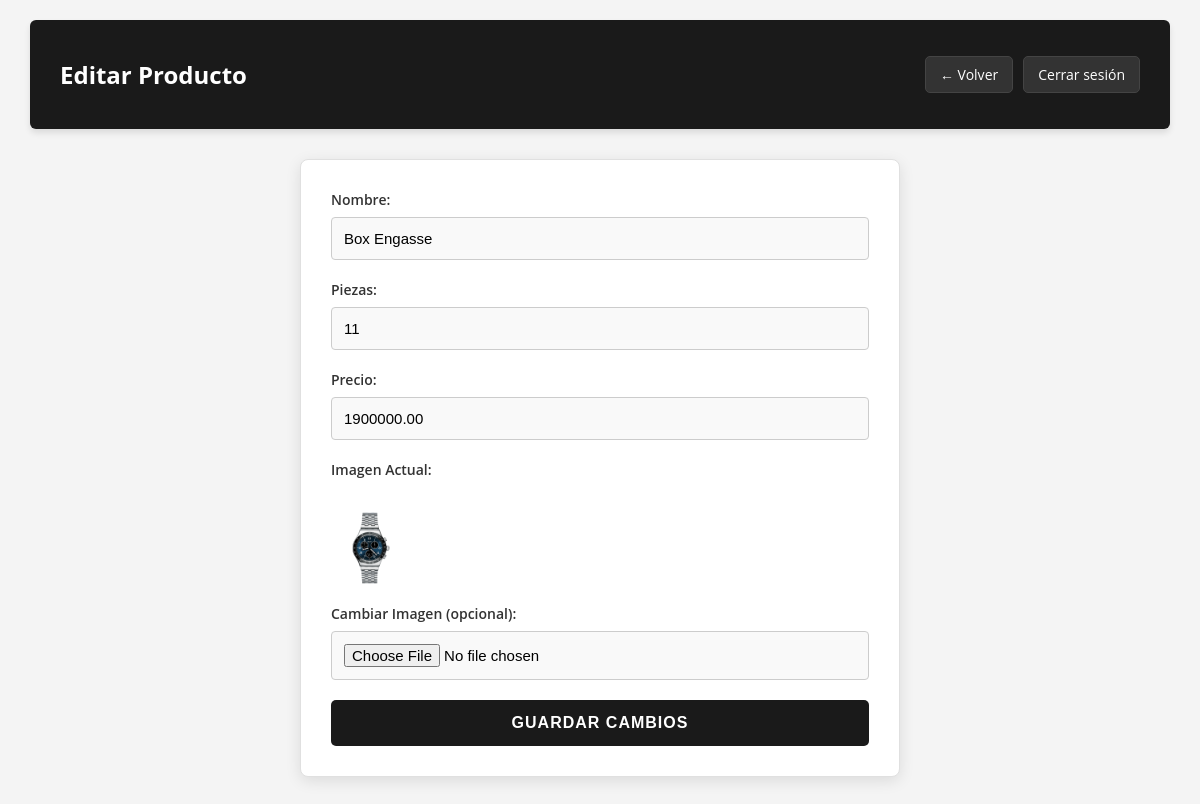
/LOGINREGISTER/editar_producto.php?id=1 (signed in), run on the app's committed database.
### tables this page shows
CREATE TABLE `productos` (
  `id` int(11) NOT NULL,
  `nombre` varchar(100) DEFAULT NULL,
  `piezas` int(11) DEFAULT NULL,
  `precio` decimal(10,2) DEFAULT NULL,
  `imagen` varchar(255) DEFAULT NULL
);

### LOGINREGISTER/editar_producto.php (the view, shortened to what this page needs)
<?php
include 'php/conexion_be.php';
$id = $_GET['id'] ?? null;
$query = "SELECT * FROM productos WHERE id = '$id'";
$resultado = mysqli_query($conexion, $query);
$producto = mysqli_fetch_assoc($resultado);
?>
<!DOCTYPE html>
<html lang="es">
<head>
    <link rel="stylesheet" href="assets/css/admin.css">
</head>
<body>
<div class="admin-topbar">
    <h2>Editar Producto</h2>
    <div class="topbar-botones">
        <a href="admin.php" class="btn-volver">← Volver</a>
        <a href="php/cerrar_sesion.php" class="btn-cerrar">Cerrar sesión</a>
    </div>
</div>
<div class="form-container">
    <form method="POST" action="php/actualizar_producto.php" enctype="multipart/form-data">
        <label>Nombre:</label>
        <input type="text" name="nombre" value="<?php echo $producto['nombre']; ?>" required>
        <label>Piezas:</label>
        <input type="number" name="piezas" value="<?php echo $producto['piezas']; ?>" required>
        <label>Precio:</label>
        <input type="text" name="precio" value="<?php echo $producto['precio']; ?>" required>
        <label>Imagen Actual:</label><br>
        <img src="assets/imagenes/<?php echo $producto['imagen']; ?>" width="80" style="margin-bottom: 10px; border-radius: 5px;">
        <label>Cambiar Imagen (opcional):</label>
        <input type="file" name="imagen">
        <button type="submit">Guardar Cambios</button>
    </form>
</div>
</body>
</html>

### LOGINREGISTER/assets/css/admin.css (style rules this page uses)
* { box-sizing: border-box; }
body { background-color: #f4f4f4; font-family: 'Open Sans', sans-serif; margin: 0; }
.admin-header-box, .admin-topbar { background: #1a1a1a; color: white; padding: 18px 30px; display: flex; justify-content: space-between; align-items: center; margin: 20px auto; width: 95%; border-radius: 6px; box-shadow: 0 4px 6px rgba(0,0,0,0.1); }
.topbar-botones { display: flex; gap: 10px; }
.btn-editar, .btn-eliminar, .btn-cerrar, .btn-volver, .btn-regresar-admin { padding: 8px 14px; text-decoration: none; border-radius: 5px; font-size: 14px; cursor: pointer; transition: 0.3s; display: inline-block; border: none; }
.btn-cerrar, .btn-volver, .btn-regresar-admin { background: #333333; color: white; border: 1px solid #444; }
.form-container { width: 95%; max-width: 600px; margin: 30px auto; background: #ffffff; padding: 30px; border-radius: 8px; box-shadow: 0 4px 15px rgba(0, 0, 0, 0.1); border: 1px solid #e0e0e0; }
.form-container label { display: block; font-weight: 600; margin-bottom: 8px; color: #333; font-size: 14px; }
.form-container input[type="text"], .form-container input[type="number"], .form-container input[type="file"] { width: 100%; padding: 12px; margin-bottom: 20px; border: 1px solid #ccc; border-radius: 4px; background: #f9f9f9; font-size: 15px; transition: 0.3s; }
.form-container button[type="submit"] { width: 100%; background: #1a1a1a; color: white; padding: 14px; border: none; border-radius: 5px; font-size: 16px; font-weight: bold; cursor: pointer; transition: 0.3s; text-transform: uppercase; letter-spacing: 1px; }

### data on the page
productos: nombre "Box Engasse", piezas "11", precio "1900000.00", imagen (picture)
